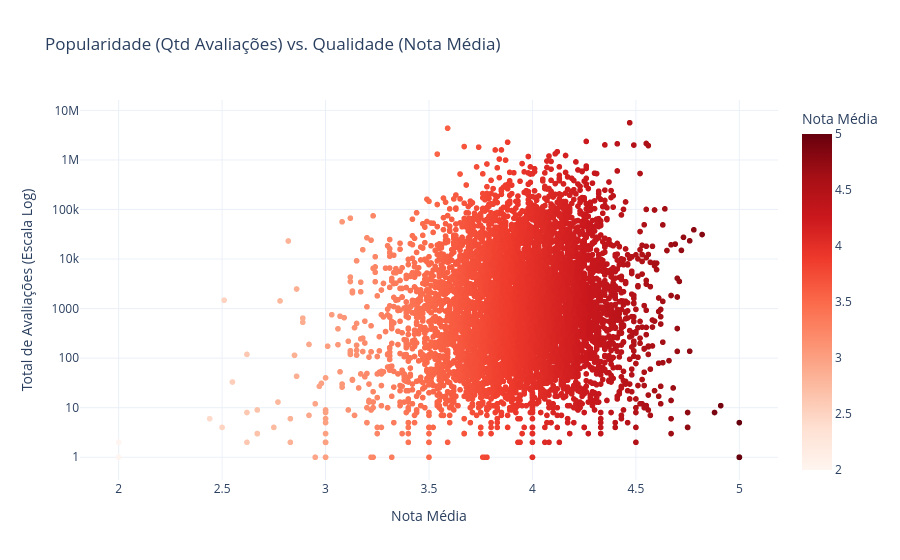

This figure's notebook cell:
### Markdown cell above
## 1. O Paradoxo da Popularidade: Qualidade vs. Quantidade

Ao analisarmos a relação entre a nota média e o volume de avaliações, nos deparamos com um fenômeno interessante: o Paradoxo da Popularidade.

Livros com notas perfeitas tendem a ser obras de nicho, enquanto os grandes blockbusters convergem para uma média mais 'pé no chão'. Para enxergar essa disparidade, utilizamos uma escala logarítmica no eixo de avaliações.

### Code cell
# Filtramos livros com pelo menos 1 avaliação para evitar ruído
df_pop = df[df['ratings_count'] > 0].copy()

fig1 = px.scatter(
    df_pop, 
    x='average_rating', 
    y='ratings_count', 
    log_y=True, 
    title='Popularidade (Qtd Avaliações) vs. Qualidade (Nota Média)',
    labels={'average_rating': 'Nota Média', 'ratings_count': 'Total de Avaliações (Escala Log)'},
    color='average_rating',
    color_continuous_scale='Reds',
    template='plotly_white'
)
fig1.show()

### Figure 1 — Plotly figure (JSON) as saved in the notebook; plotly's stock layout.template omitted (floating-point values rounded to 4 significant figures; data arrays with more than 128 entries replaced by an {"elided": "..."} marker saying what was removed)
{"data": [{"hovertemplate": "Nota Média=%{marker.color}<br>Total de Avaliações (Escala Log)=%{y}<extra></extra>", "legendgroup": "", "marker": {"color": {"elided": "6388 float values"}, "coloraxis": "coloraxis", "symbol": "circle"}, "mode": "markers", "name": "", "showlegend": false, "type": "scattergl", "x": {"elided": "6388 float values"}, "xaxis": "x", "y": {"elided": "6388 float values"}, "yaxis": "y"}], "layout": {"coloraxis": {"colorbar": {"title": {"text": "Nota Média"}}, "colorscale": [[0, "rgb(255,245,240)"], [0.125, "rgb(254,224,210)"], [0.25, "rgb(252,187,161)"], [0.375, "rgb(252,146,114)"], [0.5, "rgb(251,106,74)"], [0.625, "rgb(239,59,44)"], [0.75, "rgb(203,24,29)"], [0.875, "rgb(165,15,21)"], [1, "rgb(103,0,13)"]]}, "legend": {"tracegroupgap": 0}, "title": {"text": "Popularidade (Qtd Avaliações) vs. Qualidade (Nota Média)"}, "xaxis": {"anchor": "y", "domain": [0, 1], "title": {"text": "Nota Média"}}, "yaxis": {"anchor": "x", "domain": [0, 1], "title": {"text": "Total de Avaliações (Escala Log)"}, "type": "log"}}}
